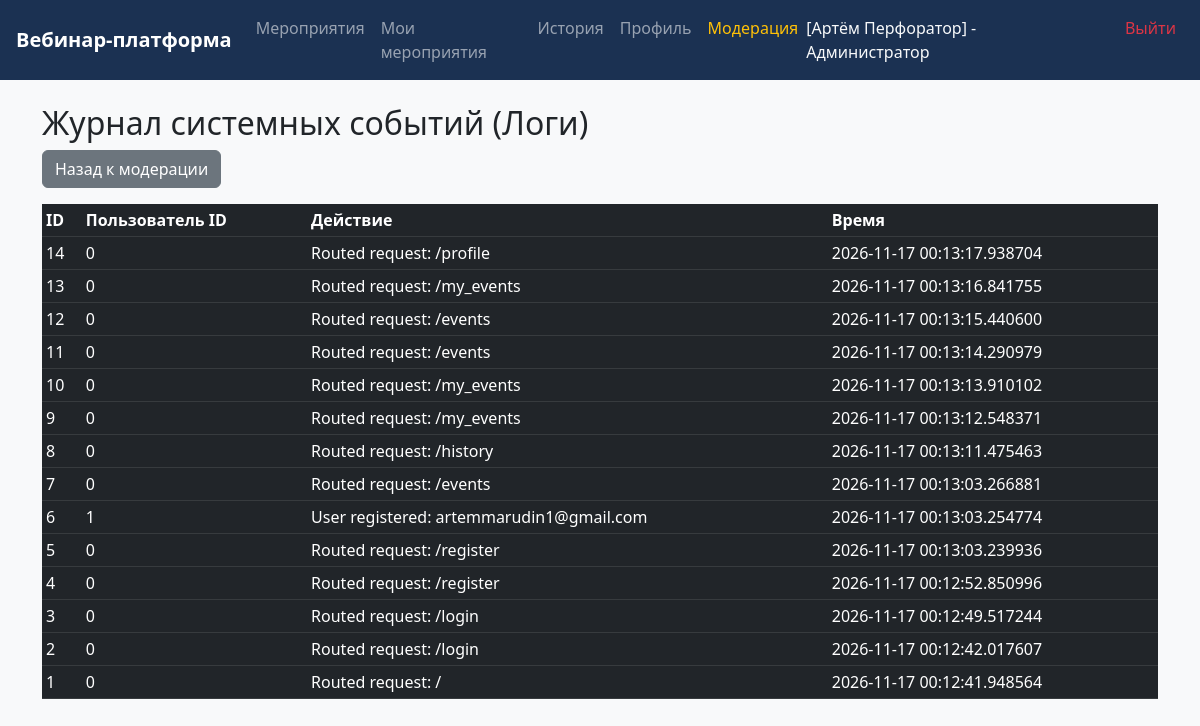
Screenshot of /moderation/logs (signed in) with the database file from the repository.
### models.py (models this page shows)
class Profile(db.Model):
    __tablename__ = 'profiles'
    id = db.Column(db.Integer, primary_key=True)
    user_id = db.Column(db.Integer, db.ForeignKey('users.id'))
    name = db.Column(db.String(100), nullable=False)
    avatar_url = db.Column(db.String(255), default='/static/avatar.png')

class LogEntry(db.Model):
    __tablename__ = 'logs'
    id = db.Column(db.Integer, primary_key=True)
    user_id = db.Column(db.Integer)
    action = db.Column(db.Text, nullable=False)
    timestamp = db.Column(db.String(50), nullable=False)

### app.py (the view)
    @app.route('/moderation/logs')
    @login_required
    def moderation_logs():
        if current_user.role != 'ADMIN':
            return redirect(url_for('events'))
        logs = logger.get_logs()
        return render_template('logs.html', logs=logs)

### services.py (called while the page is built)
    def get_logs(self):
        return LogEntry.query.order_by(LogEntry.id.desc()).all()

### templates/logs.html
{% extends "base.html" %}
{% block content %}
<h2>Журнал системных событий (Логи)</h2>
<a href="/moderation" class="btn btn-secondary mb-3">Назад к модерации</a>
<table class="table table-sm table-dark">
    <thead>
        <tr>
            <th>ID</th><th>Пользователь ID</th><th>Действие</th><th>Время</th>
        </tr>
    </thead>
    <tbody>
        {% for log in logs %}
        <tr>
            <td>{{ log.id }}</td>
            <td>{{ log.user_id }}</td>
            <td>{{ log.action }}</td>
            <td>{{ log.timestamp }}</td>
        </tr>
        {% endfor %}
    </tbody>
</table>
{% endblock %}

### templates/base.html (shortened to what this page needs)
<!DOCTYPE html>
<html lang="ru">
<head>
    <link href="https://cdn.jsdelivr.net/npm/bootstrap@5.3.0/dist/css/bootstrap.min.css" rel="stylesheet">
</head>
<body>
    <nav class="navbar navbar-expand-lg navbar-dark navbar-custom mb-4 px-3">
        <a class="navbar-brand fw-bold" href="/events">Вебинар-платформа</a>
        <div class="navbar-nav">
            {% if current_user.is_authenticated %}
                <a class="nav-link" href="/events">Мероприятия</a>
                {% if current_user.role == 'ORGANIZER' or current_user.role == 'ADMIN' %}
                    <a class="nav-link" href="/my_events">Мои мероприятия</a>
                {% endif %}
                <a class="nav-link" href="/history">История</a>
                <a class="nav-link" href="/profile">Профиль</a>
                {% if current_user.role == 'ADMIN' %}
                    <a class="nav-link text-warning" href="/moderation">Модерация</a>
                {% endif %}
            {% endif %}
        </div>
        <div class="navbar-nav ms-auto">
            {% if current_user.is_authenticated %}
                <span class="navbar-text text-light me-3">
                    [{{ current_user.profile.name if current_user.profile else current_user.email }}] - {% if current_user.role == 'ORGANIZER' %}Организатор{% elif current_user.role == 'ADMIN' %}Администратор{% else %}Участник{% endif %}
                </span>
                <a class="nav-link text-danger" href="/logout">Выйти</a>
            {% else %}
                <a class="nav-link" href="/login">Вход</a>
                <a class="nav-link" href="/register">Регистрация</a>
            {% endif %}
        </div>
    </nav>
    <div class="container">
        {% block content %}{% endblock %}
    </div>
</body>
</html>

### templates/base.html (style rules this page uses)
body { background-color: #f8f9fa; }
.navbar-custom { background-color: #1b3152 !important; }

### rows the page displays
Profile: profile "Артём Перфоратор"
LogEntry: id "14", user_id "0", action "Routed request: /profile", timestamp "2026-11-17 00:13:17.938704"
LogEntry: id "13", user_id "0", action "Routed request: /my_events", timestamp "2026-11-17 00:13:16.841755"
LogEntry: id "12", user_id "0", action "Routed request: /events", timestamp "2026-11-17 00:13:15.440600"
LogEntry: id "11", user_id "0", action "Routed request: /events", timestamp "2026-11-17 00:13:14.290979"
LogEntry: id "10", user_id "0", action "Routed request: /my_events", timestamp "2026-11-17 00:13:13.910102"
LogEntry: id "9", user_id "0", action "Routed request: /my_events", timestamp "2026-11-17 00:13:12.548371"
LogEntry: id "8", user_id "0", action "Routed request: /history", timestamp "2026-11-17 00:13:11.475463"
LogEntry: id "7", user_id "0", action "Routed request: /events", timestamp "2026-11-17 00:13:03.266881"
LogEntry: id "6", user_id "1", action "User registered: artemmarudin1@gmail.com", timestamp "2026-11-17 00:13:03.254774"
LogEntry: id "5", user_id "0", action "Routed request: /register", timestamp "2026-11-17 00:13:03.239936"
LogEntry: id "4", user_id "0", action "Routed request: /register", timestamp "2026-11-17 00:12:52.850996"
LogEntry: id "3", user_id "0", action "Routed request: /login", timestamp "2026-11-17 00:12:49.517244"
LogEntry: id "2", user_id "0", action "Routed request: /login", timestamp "2026-11-17 00:12:42.017607"
LogEntry: id "1", user_id "0", action "Routed request: /", timestamp "2026-11-17 00:12:41.948564"
